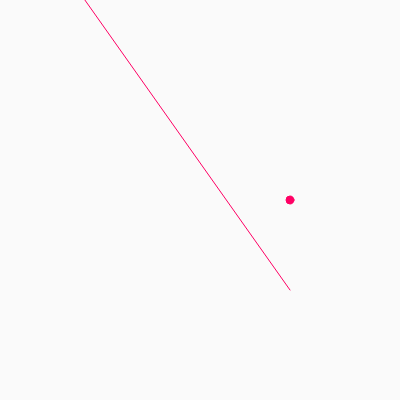
Frame 1 (no input)
Frame 60 (no input): identical to frame 1, image omitted
Frame 120 (the mouse pressed at the canvas centre since frame 60): identical to frame 1, image omitted

The p5.js sketch that drew this single still picture (run headless with seeded random() and noise() and a simulated clock; from frame 60 on, the mouse is pressed at the canvas centre):

// p5.js sketch
// ── sketch.js
function setup() { 
    createCanvas(400, 400);
  } 
  
  function draw() { 
    background(250, 250, 250);
    stroke(255, 0,100);
    line(290, 290, 0, -120);
    fill(255, 0,100);
    ellipse(290,200,8,8);
  }
